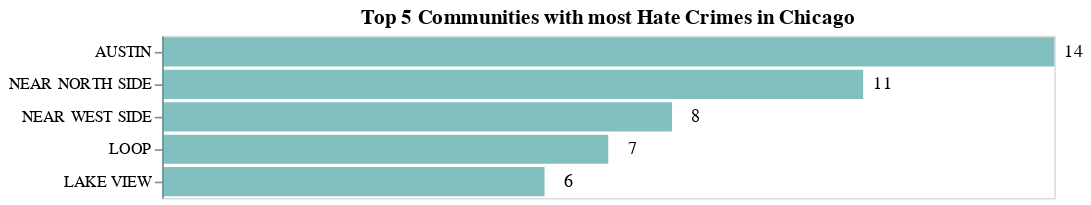

Notebook code cell kept with this figure:
### Code cell
bar_bias_chicago_communities
